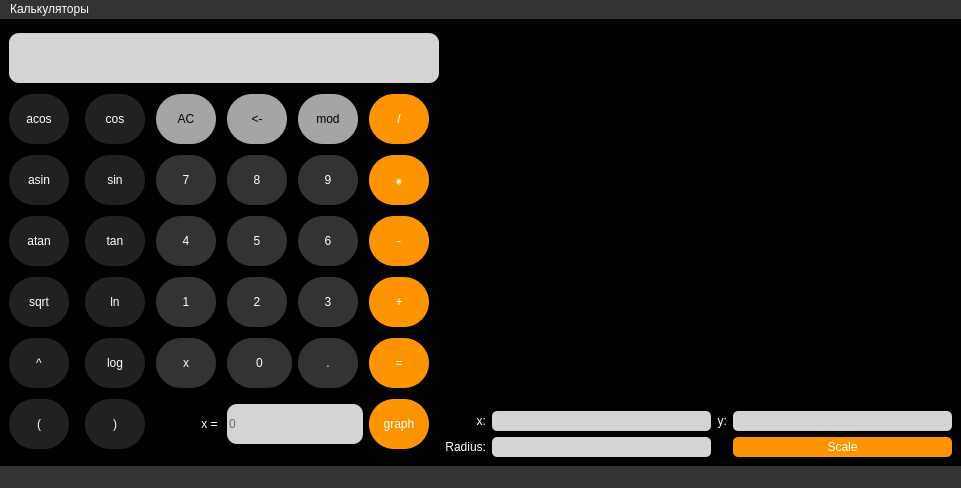
<?xml version="1.0" encoding="UTF-8"?>
<ui version="4.0">
 <class>MainCalc</class>
 <widget class="QMainWindow" name="MainCalc">
  <property name="geometry">
   <rect>
    <x>0</x>
    <y>0</y>
    <width>961</width>
    <height>488</height>
   </rect>
  </property>
  <property name="cursor">
   <cursorShape>ArrowCursor</cursorShape>
  </property>
  <property name="windowTitle">
   <string>MainCalc</string>
  </property>
  <property name="autoFillBackground">
   <bool>false</bool>
  </property>
  <property name="styleSheet">
   <string notr="true">background-color: #000000;</string>
  </property>
  <widget class="QWidget" name="centralwidget">
   <layout class="QHBoxLayout" name="horizontalLayout">
    <item>
     <layout class="QGridLayout" name="gridLayout">
      <item row="6" column="5">
       <widget class="QPushButton" name="bt_graph">
        <property name="minimumSize">
         <size>
          <width>60</width>
          <height>50</height>
         </size>
        </property>
        <property name="maximumSize">
         <size>
          <width>60</width>
          <height>50</height>
         </size>
        </property>
        <property name="cursor">
         <cursorShape>PointingHandCursor</cursorShape>
        </property>
        <property name="styleSheet">
         <string notr="true">  padding: 0;
  border: none;
  font: inherit;
  color: white;
font: 15pt &quot;Helvetica&quot;;
 background-color: #fe9402;
  border-radius: 25px;</string>
        </property>
        <property name="text">
         <string>graph</string>
        </property>
       </widget>
      </item>
      <item row="1" column="2">
       <widget class="QPushButton" name="bt_AC">
        <property name="minimumSize">
         <size>
          <width>60</width>
          <height>50</height>
         </size>
        </property>
        <property name="maximumSize">
         <size>
          <width>60</width>
          <height>50</height>
         </size>
        </property>
        <property name="cursor">
         <cursorShape>PointingHandCursor</cursorShape>
        </property>
        <property name="styleSheet">
         <string notr="true">  padding: 0;
  border: none;
font: 15pt &quot;Helvetica&quot;;
  color: black;
 background-color: #a5a5a5;
  border-radius: 25px;</string>
        </property>
        <property name="text">
         <string>AC</string>
        </property>
       </widget>
      </item>
      <item row="5" column="3">
       <widget class="QPushButton" name="bt_0">
        <property name="minimumSize">
         <size>
          <width>60</width>
          <height>50</height>
         </size>
        </property>
        <property name="maximumSize">
         <size>
          <width>16777215</width>
          <height>16777215</height>
         </size>
        </property>
        <property name="cursor">
         <cursorShape>PointingHandCursor</cursorShape>
        </property>
        <property name="styleSheet">
         <string notr="true">  padding: 0;
  border: none;
font: 25pt &quot;Helvetica&quot;;
  color: white;
 background-color: #333333;
  border-radius: 25px;</string>
        </property>
        <property name="text">
         <string>0</string>
        </property>
       </widget>
      </item>
      <item row="4" column="3">
       <widget class="QPushButton" name="bt_2">
        <property name="minimumSize">
         <size>
          <width>60</width>
          <height>50</height>
         </size>
        </property>
        <property name="maximumSize">
         <size>
          <width>60</width>
          <height>50</height>
         </size>
        </property>
        <property name="cursor">
         <cursorShape>PointingHandCursor</cursorShape>
        </property>
        <property name="styleSheet">
         <string notr="true">  padding: 0;
  border: none;
font: 25pt &quot;Helvetica&quot;;
  color: white;
 background-color: #333333;
  border-radius: 25px;</string>
        </property>
        <property name="text">
         <string>2</string>
        </property>
       </widget>
      </item>
      <item row="3" column="3">
       <widget class="QPushButton" name="bt_5">
        <property name="minimumSize">
         <size>
          <width>60</width>
          <height>50</height>
         </size>
        </property>
        <property name="maximumSize">
         <size>
          <width>60</width>
          <height>50</height>
         </size>
        </property>
        <property name="cursor">
         <cursorShape>PointingHandCursor</cursorShape>
        </property>
        <property name="styleSheet">
         <string notr="true">  padding: 0;
  border: none;
font: 25pt &quot;Helvetica&quot;;
  color: white;
 background-color: #333333;
  border-radius: 25px;</string>
        </property>
        <property name="text">
         <string>5</string>
        </property>
       </widget>
      </item>
      <item row="2" column="5">
       <widget class="QPushButton" name="bt_mul">
        <property name="minimumSize">
         <size>
          <width>60</width>
          <height>50</height>
         </size>
        </property>
        <property name="maximumSize">
         <size>
          <width>60</width>
          <height>50</height>
         </size>
        </property>
        <property name="cursor">
         <cursorShape>PointingHandCursor</cursorShape>
        </property>
        <property name="styleSheet">
         <string notr="true">  padding: 0;
  border: none;
  font: inherit;
  color: white;
font: 25pt &quot;Helvetica&quot;;
 background-color: #fe9402;
  border-radius: 25px;</string>
        </property>
        <property name="text">
         <string>⁕</string>
        </property>
       </widget>
      </item>
      <item row="3" column="1">
       <widget class="QPushButton" name="bt_tan">
        <property name="minimumSize">
         <size>
          <width>60</width>
          <height>50</height>
         </size>
        </property>
        <property name="maximumSize">
         <size>
          <width>60</width>
          <height>50</height>
         </size>
        </property>
        <property name="cursor">
         <cursorShape>PointingHandCursor</cursorShape>
        </property>
        <property name="styleSheet">
         <string notr="true">  padding: 0;
  border: none;
font: 15pt &quot;Helvetica&quot;;
  color: white;
 background-color: #212121;
  border-radius: 25px;</string>
        </property>
        <property name="text">
         <string>tan</string>
        </property>
       </widget>
      </item>
      <item row="5" column="5">
       <widget class="QPushButton" name="bt_eq">
        <property name="minimumSize">
         <size>
          <width>60</width>
          <height>50</height>
         </size>
        </property>
        <property name="maximumSize">
         <size>
          <width>60</width>
          <height>50</height>
         </size>
        </property>
        <property name="cursor">
         <cursorShape>PointingHandCursor</cursorShape>
        </property>
        <property name="styleSheet">
         <string notr="true">  padding: 0;
  border: none;
  font: inherit;
  color: white;
font: 25pt &quot;Helvetica&quot;;
 background-color: #fe9402;
  border-radius: 25px;</string>
        </property>
        <property name="text">
         <string>=</string>
        </property>
       </widget>
      </item>
      <item row="4" column="4">
       <widget class="QPushButton" name="bt_3">
        <property name="minimumSize">
         <size>
          <width>60</width>
          <height>50</height>
         </size>
        </property>
        <property name="maximumSize">
         <size>
          <width>60</width>
          <height>50</height>
         </size>
        </property>
        <property name="cursor">
         <cursorShape>PointingHandCursor</cursorShape>
        </property>
        <property name="styleSheet">
         <string notr="true">  padding: 0;
  border: none;
font: 25pt &quot;Helvetica&quot;;
  color: white;
 background-color: #333333;
  border-radius: 25px;</string>
        </property>
        <property name="text">
         <string>3</string>
        </property>
       </widget>
      </item>
      <item row="2" column="3">
       <widget class="QPushButton" name="bt_8">
        <property name="minimumSize">
         <size>
          <width>60</width>
          <height>50</height>
         </size>
        </property>
        <property name="maximumSize">
         <size>
          <width>60</width>
          <height>50</height>
         </size>
        </property>
        <property name="cursor">
         <cursorShape>PointingHandCursor</cursorShape>
        </property>
        <property name="styleSheet">
         <string notr="true">  padding: 0;
  border: none;
font: 25pt &quot;Helvetica&quot;;
  color: white;
 background-color: #333333;
  border-radius: 25px;</string>
        </property>
        <property name="text">
         <string>8</string>
        </property>
       </widget>
      </item>
      <item row="1" column="1">
       <widget class="QPushButton" name="bt_cos">
        <property name="minimumSize">
         <size>
          <width>60</width>
          <height>50</height>
         </size>
        </property>
        <property name="maximumSize">
         <size>
          <width>60</width>
          <height>50</height>
         </size>
        </property>
        <property name="cursor">
         <cursorShape>PointingHandCursor</cursorShape>
        </property>
        <property name="styleSheet">
         <string notr="true">  padding: 0;
  border: none;
font: 15pt &quot;Helvetica&quot;;
  color: white;
 background-color: #212121;
  border-radius: 25px;</string>
        </property>
        <property name="text">
         <string>cos</string>
        </property>
       </widget>
      </item>
      <item row="1" column="0">
       <widget class="QPushButton" name="bt_acos">
        <property name="minimumSize">
         <size>
          <width>60</width>
          <height>50</height>
         </size>
        </property>
        <property name="maximumSize">
         <size>
          <width>60</width>
          <height>50</height>
         </size>
        </property>
        <property name="cursor">
         <cursorShape>PointingHandCursor</cursorShape>
        </property>
        <property name="styleSheet">
         <string notr="true">  padding: 0;
  border: none;
font: 15pt &quot;Helvetica&quot;;
  color: white;
 background-color: #212121;
  border-radius: 25px;</string>
        </property>
        <property name="text">
         <string>acos</string>
        </property>
       </widget>
      </item>
      <item row="3" column="0">
       <widget class="QPushButton" name="bt_atan">
        <property name="minimumSize">
         <size>
          <width>60</width>
          <height>50</height>
         </size>
        </property>
        <property name="maximumSize">
         <size>
          <width>60</width>
          <height>50</height>
         </size>
        </property>
        <property name="cursor">
         <cursorShape>PointingHandCursor</cursorShape>
        </property>
        <property name="styleSheet">
         <string notr="true">  padding: 0;
  border: none;
font: 15pt &quot;Helvetica&quot;;
  color: white;
 background-color: #212121;
  border-radius: 25px;</string>
        </property>
        <property name="text">
         <string>atan</string>
        </property>
       </widget>
      </item>
      <item row="2" column="0">
       <widget class="QPushButton" name="bt_asin">
        <property name="minimumSize">
         <size>
          <width>60</width>
          <height>50</height>
         </size>
        </property>
        <property name="maximumSize">
         <size>
          <width>60</width>
          <height>50</height>
         </size>
        </property>
        <property name="cursor">
         <cursorShape>PointingHandCursor</cursorShape>
        </property>
        <property name="styleSheet">
         <string notr="true">  padding: 0;
  border: none;
font: 15pt &quot;Helvetica&quot;;
  color: white;
 background-color: #212121;
  border-radius: 25px;</string>
        </property>
        <property name="text">
         <string>asin</string>
        </property>
       </widget>
      </item>
      <item row="1" column="3">
       <widget class="QPushButton" name="bt_del">
        <property name="minimumSize">
         <size>
          <width>60</width>
          <height>50</height>
         </size>
        </property>
        <property name="maximumSize">
         <size>
          <width>60</width>
          <height>50</height>
         </size>
        </property>
        <property name="cursor">
         <cursorShape>PointingHandCursor</cursorShape>
        </property>
        <property name="styleSheet">
         <string notr="true">  padding: 0;
  border: none;
font: 15pt &quot;Helvetica&quot;;
  color: black;
 background-color: #a5a5a5;
  border-radius: 25px;</string>
        </property>
        <property name="text">
         <string>&lt;-</string>
        </property>
       </widget>
      </item>
      <item row="6" column="3" colspan="2">
       <widget class="QLineEdit" name="text_x">
        <property name="sizePolicy">
         <sizepolicy hsizetype="Expanding" vsizetype="Fixed">
          <horstretch>0</horstretch>
          <verstretch>0</verstretch>
         </sizepolicy>
        </property>
        <property name="minimumSize">
         <size>
          <width>0</width>
          <height>40</height>
         </size>
        </property>
        <property name="maximumSize">
         <size>
          <width>16777215</width>
          <height>40</height>
         </size>
        </property>
        <property name="styleSheet">
         <string notr="true">  padding: 0;
  border: none;
font: 20pt &quot;Helvetica&quot;;
  color: black;
 background-color: #d5d5d5;
  border-radius: 10px;</string>
        </property>
        <property name="text">
         <string/>
        </property>
        <property name="placeholderText">
         <string>0</string>
        </property>
       </widget>
      </item>
      <item row="5" column="4">
       <widget class="QPushButton" name="bt_dot">
        <property name="minimumSize">
         <size>
          <width>60</width>
          <height>50</height>
         </size>
        </property>
        <property name="maximumSize">
         <size>
          <width>60</width>
          <height>50</height>
         </size>
        </property>
        <property name="cursor">
         <cursorShape>PointingHandCursor</cursorShape>
        </property>
        <property name="styleSheet">
         <string notr="true">  padding: 0;
  border: none;
font: 25pt &quot;Helvetica&quot;;
  color: white;
 background-color: #333333;
  border-radius: 25px;</string>
        </property>
        <property name="text">
         <string>.</string>
        </property>
       </widget>
      </item>
      <item row="4" column="5">
       <widget class="QPushButton" name="bt_plus">
        <property name="minimumSize">
         <size>
          <width>60</width>
          <height>50</height>
         </size>
        </property>
        <property name="maximumSize">
         <size>
          <width>60</width>
          <height>50</height>
         </size>
        </property>
        <property name="cursor">
         <cursorShape>PointingHandCursor</cursorShape>
        </property>
        <property name="styleSheet">
         <string notr="true">  padding: 0;
  border: none;
  font: inherit;
  color: white;
font: 25pt &quot;Helvetica&quot;;
 background-color: #fe9402;
  border-radius: 25px;</string>
        </property>
        <property name="text">
         <string>+</string>
        </property>
       </widget>
      </item>
      <item row="2" column="1">
       <widget class="QPushButton" name="bt_sin">
        <property name="minimumSize">
         <size>
          <width>60</width>
          <height>50</height>
         </size>
        </property>
        <property name="maximumSize">
         <size>
          <width>60</width>
          <height>50</height>
         </size>
        </property>
        <property name="cursor">
         <cursorShape>PointingHandCursor</cursorShape>
        </property>
        <property name="styleSheet">
         <string notr="true">  padding: 0;
  border: none;
font: 15pt &quot;Helvetica&quot;;
  color: white;
 background-color: #212121;
  border-radius: 25px;</string>
        </property>
        <property name="text">
         <string>sin</string>
        </property>
       </widget>
      </item>
      <item row="3" column="4">
       <widget class="QPushButton" name="bt_6">
        <property name="minimumSize">
         <size>
          <width>60</width>
          <height>50</height>
         </size>
        </property>
        <property name="maximumSize">
         <size>
          <width>60</width>
          <height>50</height>
         </size>
        </property>
        <property name="cursor">
         <cursorShape>PointingHandCursor</cursorShape>
        </property>
        <property name="styleSheet">
         <string notr="true">  padding: 0;
  border: none;
font: 25pt &quot;Helvetica&quot;;
  color: white;
 background-color: #333333;
  border-radius: 25px;</string>
        </property>
        <property name="text">
         <string>6</string>
        </property>
       </widget>
      </item>
      <item row="6" column="1">
       <widget class="QPushButton" name="bt_cl_brack">
        <property name="minimumSize">
         <size>
          <width>60</width>
          <height>50</height>
         </size>
        </property>
        <property name="maximumSize">
         <size>
          <width>60</width>
          <height>50</height>
         </size>
        </property>
        <property name="cursor">
         <cursorShape>PointingHandCursor</cursorShape>
        </property>
        <property name="styleSheet">
         <string notr="true">  padding: 0;
  border: none;
font: 25pt &quot;Helvetica&quot;;
  color: white;
 background-color: #212121;
  border-radius: 25px;</string>
        </property>
        <property name="text">
         <string>)</string>
        </property>
       </widget>
      </item>
      <item row="1" column="5">
       <widget class="QPushButton" name="bt_div">
        <property name="minimumSize">
         <size>
          <width>60</width>
          <height>50</height>
         </size>
        </property>
        <property name="maximumSize">
         <size>
          <width>60</width>
          <height>50</height>
         </size>
        </property>
        <property name="cursor">
         <cursorShape>PointingHandCursor</cursorShape>
        </property>
        <property name="styleSheet">
         <string notr="true">  padding: 0;
  border: none;
  font: inherit;
  color: white;
font: 25pt &quot;Helvetica&quot;;
 background-color: #fe9402;
  border-radius: 25px;</string>
        </property>
        <property name="text">
         <string>/</string>
        </property>
       </widget>
      </item>
      <item row="3" column="5">
       <widget class="QPushButton" name="bt_min">
        <property name="minimumSize">
         <size>
          <width>60</width>
          <height>50</height>
         </size>
        </property>
        <property name="maximumSize">
         <size>
          <width>60</width>
          <height>50</height>
         </size>
        </property>
        <property name="cursor">
         <cursorShape>PointingHandCursor</cursorShape>
        </property>
        <property name="styleSheet">
         <string notr="true">  padding: 0;
  border: none;
  font: inherit;
  color: white;
font: 25pt &quot;Helvetica&quot;;
 background-color: #fe9402;
  border-radius: 25px;</string>
        </property>
        <property name="text">
         <string>-</string>
        </property>
       </widget>
      </item>
      <item row="2" column="4">
       <widget class="QPushButton" name="bt_9">
        <property name="minimumSize">
         <size>
          <width>60</width>
          <height>50</height>
         </size>
        </property>
        <property name="maximumSize">
         <size>
          <width>60</width>
          <height>50</height>
         </size>
        </property>
        <property name="cursor">
         <cursorShape>PointingHandCursor</cursorShape>
        </property>
        <property name="styleSheet">
         <string notr="true">  padding: 0;
  border: none;
font: 25pt &quot;Helvetica&quot;;
  color: white;
 background-color: #333333;
  border-radius: 25px;</string>
        </property>
        <property name="text">
         <string>9</string>
        </property>
       </widget>
      </item>
      <item row="2" column="2">
       <widget class="QPushButton" name="bt_7">
        <property name="minimumSize">
         <size>
          <width>60</width>
          <height>50</height>
         </size>
        </property>
        <property name="maximumSize">
         <size>
          <width>60</width>
          <height>50</height>
         </size>
        </property>
        <property name="cursor">
         <cursorShape>PointingHandCursor</cursorShape>
        </property>
        <property name="styleSheet">
         <string notr="true">  padding: 0;
  border: none;
font: 25pt &quot;Helvetica&quot;;
  color: white;
 background-color: #333333;
  border-radius: 25px;</string>
        </property>
        <property name="text">
         <string>7</string>
        </property>
       </widget>
      </item>
      <item row="6" column="0">
       <widget class="QPushButton" name="bt_op_brack">
        <property name="minimumSize">
         <size>
          <width>60</width>
          <height>50</height>
         </size>
        </property>
        <property name="maximumSize">
         <size>
          <width>60</width>
          <height>50</height>
         </size>
        </property>
        <property name="cursor">
         <cursorShape>PointingHandCursor</cursorShape>
        </property>
        <property name="styleSheet">
         <string notr="true">  padding: 0;
  border: none;
font: 25pt &quot;Helvetica&quot;;
  color: white;
 background-color: #212121;
  border-radius: 25px;</string>
        </property>
        <property name="text">
         <string>(</string>
        </property>
       </widget>
      </item>
      <item row="4" column="1">
       <widget class="QPushButton" name="bt_ln">
        <property name="minimumSize">
         <size>
          <width>60</width>
          <height>50</height>
         </size>
        </property>
        <property name="maximumSize">
         <size>
          <width>60</width>
          <height>50</height>
         </size>
        </property>
        <property name="cursor">
         <cursorShape>PointingHandCursor</cursorShape>
        </property>
        <property name="styleSheet">
         <string notr="true">  padding: 0;
  border: none;
font: 15pt &quot;Helvetica&quot;;
  color: white;
 background-color: #212121;
  border-radius: 25px;</string>
        </property>
        <property name="text">
         <string>ln</string>
        </property>
       </widget>
      </item>
      <item row="1" column="4">
       <widget class="QPushButton" name="bt_mod">
        <property name="minimumSize">
         <size>
          <width>60</width>
          <height>50</height>
         </size>
        </property>
        <property name="maximumSize">
         <size>
          <width>60</width>
          <height>50</height>
         </size>
        </property>
        <property name="cursor">
         <cursorShape>PointingHandCursor</cursorShape>
        </property>
        <property name="styleSheet">
         <string notr="true">  padding: 0;
  border: none;
font: 15pt &quot;Helvetica&quot;;
  color: black;
 background-color: #a5a5a5;
  border-radius: 25px;</string>
        </property>
        <property name="text">
         <string>mod</string>
        </property>
       </widget>
      </item>
      <item row="6" column="2">
       <widget class="QLabel" name="label_x">
        <property name="sizePolicy">
         <sizepolicy hsizetype="Minimum" vsizetype="Preferred">
          <horstretch>0</horstretch>
          <verstretch>0</verstretch>
         </sizepolicy>
        </property>
        <property name="styleSheet">
         <string notr="true">color: white;
font: 25pt &quot;Helvetica&quot;;
text-align: right;</string>
        </property>
        <property name="text">
         <string>&lt;html&gt;&lt;head/&gt;&lt;body&gt;&lt;p align=&quot;right&quot;&gt;x = &lt;/p&gt;&lt;/body&gt;&lt;/html&gt;</string>
        </property>
       </widget>
      </item>
      <item row="5" column="0">
       <widget class="QPushButton" name="bt_pow">
        <property name="minimumSize">
         <size>
          <width>60</width>
          <height>50</height>
         </size>
        </property>
        <property name="maximumSize">
         <size>
          <width>60</width>
          <height>50</height>
         </size>
        </property>
        <property name="cursor">
         <cursorShape>PointingHandCursor</cursorShape>
        </property>
        <property name="styleSheet">
         <string notr="true">  padding: 0;
  border: none;
font: 25pt &quot;Helvetica&quot;;
  color: white;
 background-color: #212121;
  border-radius: 25px;</string>
        </property>
        <property name="text">
         <string>^</string>
        </property>
       </widget>
      </item>
      <item row="5" column="1">
       <widget class="QPushButton" name="bt_log">
        <property name="minimumSize">
         <size>
          <width>60</width>
          <height>50</height>
         </size>
        </property>
        <property name="maximumSize">
         <size>
          <width>60</width>
          <height>50</height>
         </size>
        </property>
        <property name="cursor">
         <cursorShape>PointingHandCursor</cursorShape>
        </property>
        <property name="styleSheet">
         <string notr="true">  padding: 0;
  border: none;
font: 15pt &quot;Helvetica&quot;;
  color: white;
 background-color: #212121;
  border-radius: 25px;</string>
        </property>
        <property name="text">
         <string>log</string>
        </property>
       </widget>
      </item>
      <item row="4" column="0">
       <widget class="QPushButton" name="bt_sqrt">
        <property name="minimumSize">
         <size>
          <width>60</width>
          <height>50</height>
         </size>
        </property>
        <property name="maximumSize">
         <size>
          <width>60</width>
          <height>50</height>
         </size>
        </property>
        <property name="cursor">
         <cursorShape>PointingHandCursor</cursorShape>
        </property>
        <property name="styleSheet">
         <string notr="true">  padding: 0;
  border: none;
font: 15pt &quot;Helvetica&quot;;
  color: white;
 background-color: #212121;
  border-radius: 25px;</string>
        </property>
        <property name="text">
         <string>sqrt</string>
        </property>
       </widget>
      </item>
      <item row="5" column="2">
       <widget class="QPushButton" name="pushButton">
        <property name="minimumSize">
         <size>
          <width>60</width>
          <height>50</height>
         </size>
        </property>
        <property name="maximumSize">
         <size>
          <width>60</width>
          <height>50</height>
         </size>
        </property>
        <property name="styleSheet">
         <string notr="true">  padding: 0;
  border: none;
font: 25pt &quot;Helvetica&quot;;
  color: white;
 background-color: #333333;
  border-radius: 25px;</string>
        </property>
        <property name="text">
         <string>x</string>
        </property>
       </widget>
      </item>
      <item row="3" column="2">
       <widget class="QPushButton" name="bt_4">
        <property name="minimumSize">
         <size>
          <width>60</width>
          <height>50</height>
         </size>
        </property>
        <property name="maximumSize">
         <size>
          <width>60</width>
          <height>50</height>
         </size>
        </property>
        <property name="cursor">
         <cursorShape>PointingHandCursor</cursorShape>
        </property>
        <property name="styleSheet">
         <string notr="true">  padding: 0;
  border: none;
font: 25pt &quot;Helvetica&quot;;
  color: white;
 background-color: #333333;
  border-radius: 25px;</string>
        </property>
        <property name="text">
         <string>4</string>
        </property>
       </widget>
      </item>
      <item row="4" column="2">
       <widget class="QPushButton" name="bt_1">
        <property name="minimumSize">
         <size>
          <width>60</width>
          <height>50</height>
         </size>
        </property>
        <property name="maximumSize">
         <size>
          <width>60</width>
          <height>50</height>
         </size>
        </property>
        <property name="cursor">
         <cursorShape>PointingHandCursor</cursorShape>
        </property>
        <property name="styleSheet">
         <string notr="true">  padding: 0;
  border: none;
font: 25pt &quot;Helvetica&quot;;
  color: white;
 background-color: #333333;
  border-radius: 25px;</string>
        </property>
        <property name="text">
         <string>1</string>
        </property>
       </widget>
      </item>
      <item row="0" column="0" colspan="6">
       <widget class="QLabel" name="text">
        <property name="minimumSize">
         <size>
          <width>430</width>
          <height>50</height>
         </size>
        </property>
        <property name="maximumSize">
         <size>
          <width>430</width>
          <height>50</height>
         </size>
        </property>
        <property name="styleSheet">
         <string notr="true">  padding: 0;
  border: none;
font: 20pt &quot;Helvetica&quot;;
  color: black;
 background-color: #d5d5d5;
  border-radius: 10px;
</string>
        </property>
        <property name="text">
         <string/>
        </property>
       </widget>
      </item>
     </layout>
    </item>
    <item>
     <layout class="QGridLayout" name="gridLayout_2">
      <item row="1" column="1">
       <widget class="QLineEdit" name="line_x_s">
        <property name="minimumSize">
         <size>
          <width>0</width>
          <height>20</height>
         </size>
        </property>
        <property name="maximumSize">
         <size>
          <width>16777215</width>
          <height>20</height>
         </size>
        </property>
        <property name="styleSheet">
         <string notr="true">  padding: 0;
  border: none;
font: 15pt &quot;Helvetica&quot;;
  color: black;
 background-color: #d5d5d5;
  border-radius: 5px;</string>
        </property>
        <property name="text">
         <string/>
        </property>
        <property name="placeholderText">
         <string/>
        </property>
       </widget>
      </item>
      <item row="1" column="3">
       <widget class="QLineEdit" name="line_y_s">
        <property name="minimumSize">
         <size>
          <width>0</width>
          <height>20</height>
         </size>
        </property>
        <property name="maximumSize">
         <size>
          <width>16777215</width>
          <height>20</height>
         </size>
        </property>
        <property name="styleSheet">
         <string notr="true">  padding: 0;
  border: none;
font: 15pt &quot;Helvetica&quot;;
  color: black;
 background-color: #d5d5d5;
  border-radius: 5px;</string>
        </property>
        <property name="text">
         <string/>
        </property>
        <property name="placeholderText">
         <string/>
        </property>
       </widget>
      </item>
      <item row="1" column="2">
       <widget class="QLabel" name="label_2">
        <property name="styleSheet">
         <string notr="true">color: white;
font: 15pt &quot;Helvetica&quot;;
text-align: right;</string>
        </property>
        <property name="text">
         <string>&lt;html&gt;&lt;head/&gt;&lt;body&gt;&lt;p align=&quot;right&quot;&gt;y:&lt;/p&gt;&lt;/body&gt;&lt;/html&gt;</string>
        </property>
       </widget>
      </item>
      <item row="1" column="0">
       <widget class="QLabel" name="label">
        <property name="styleSheet">
         <string notr="true">color: white;
font: 15pt &quot;Helvetica&quot;;
text-align: right;</string>
        </property>
        <property name="text">
         <string>&lt;html&gt;&lt;head/&gt;&lt;body&gt;&lt;p align=&quot;right&quot;&gt;x:&lt;/p&gt;&lt;/body&gt;&lt;/html&gt;</string>
        </property>
       </widget>
      </item>
      <item row="2" column="0">
       <widget class="QLabel" name="label_3">
        <property name="styleSheet">
         <string notr="true">color: white;
font: 15pt &quot;Helvetica&quot;;
text-align: right;</string>
        </property>
        <property name="text">
         <string>&lt;html&gt;&lt;head/&gt;&lt;body&gt;&lt;p align=&quot;right&quot;&gt;Radius:&lt;/p&gt;&lt;/body&gt;&lt;/html&gt;</string>
        </property>
       </widget>
      </item>
      <item row="2" column="1">
       <widget class="QLineEdit" name="line_s">
        <property name="minimumSize">
         <size>
          <width>0</width>
          <height>20</height>
         </size>
        </property>
        <property name="maximumSize">
         <size>
          <width>16777215</width>
          <height>20</height>
         </size>
        </property>
        <property name="styleSheet">
         <string notr="true">  padding: 0;
  border: none;
font: 15pt &quot;Helvetica&quot;;
  color: black;
 background-color: #d5d5d5;
  border-radius: 5px;</string>
        </property>
        <property name="text">
         <string/>
        </property>
        <property name="placeholderText">
         <string/>
        </property>
       </widget>
      </item>
      <item row="2" column="3">
       <widget class="QPushButton" name="btn_s">
        <property name="minimumSize">
         <size>
          <width>0</width>
          <height>20</height>
         </size>
        </property>
        <property name="maximumSize">
         <size>
          <width>16777215</width>
          <height>20</height>
         </size>
        </property>
        <property name="cursor">
         <cursorShape>PointingHandCursor</cursorShape>
        </property>
        <property name="styleSheet">
         <string notr="true">  color: white;
font: 15pt &quot;Helvetica&quot;;
 background-color: #fe9402;
  border-radius: 5px;</string>
        </property>
        <property name="text">
         <string>Scale</string>
        </property>
       </widget>
      </item>
      <item row="0" column="0" colspan="4">
       <widget class="QCustomPlot" name="plot" native="true"/>
      </item>
     </layout>
    </item>
   </layout>
  </widget>
  <widget class="QStatusBar" name="statusbar">
   <property name="styleSheet">
    <string notr="true">background-color:#333333;
color: white;</string>
   </property>
  </widget>
  <widget class="QMenuBar" name="menuBar">
   <property name="geometry">
    <rect>
     <x>0</x>
     <y>0</y>
     <width>961</width>
     <height>24</height>
    </rect>
   </property>
   <property name="styleSheet">
    <string notr="true">background-color:#333333;
color: white;</string>
   </property>
   <widget class="QMenu" name="menu">
    <property name="title">
     <string>Калькуляторы</string>
    </property>
    <addaction name="action"/>
    <addaction name="action_2"/>
   </widget>
   <addaction name="menu"/>
  </widget>
  <action name="action">
   <property name="text">
    <string>Кредитный калькулятор</string>
   </property>
  </action>
  <action name="action_2">
   <property name="text">
    <string>Депозитный калькулятор</string>
   </property>
  </action>
 </widget>
 <customwidgets>
  <customwidget>
   <class>QCustomPlot</class>
   <extends>QWidget</extends>
   <header>../../../smart_calc_gui/qcustomplot.h</header>
   <container>1</container>
  </customwidget>
 </customwidgets>
 <resources/>
 <connections/>
</ui>
